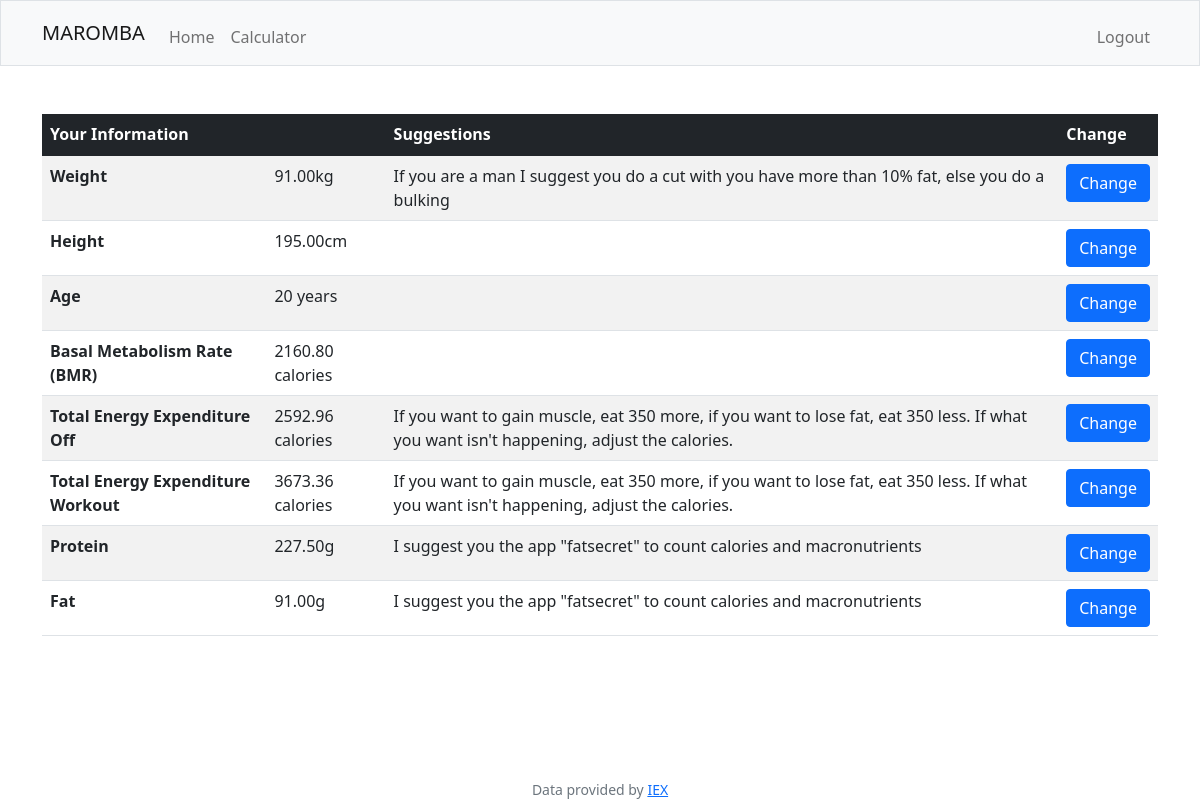
Screenshot of / (signed in) with the database file from the repository.
### app/models/tables.py (models this page shows, shortened)
class Info(db.Model, UserMixin):
    __tablename__ = "infos"
    id = db.Column(db.Integer, primary_key=True, unique=True, nullable=False)
    height = db.Column(db.Float, nullable=False)
    weight = db.Column(db.Float, nullable=False)
    age = db.Column(db.Integer, nullable=False)
    gender = db.Column(db.String(1), nullable=False)
    tmb = db.Column(db.Integer, nullable=False)
    get_workout = db.Column(db.Integer, nullable=False)
    get_off = db.Column(db.Integer, nullable=False)
    protein = db.Column(db.Float, nullable=False)
    fat = db.Column(db.Float, nullable=False)
    user_id = db.Column(db.Integer, db.ForeignKey("users.id"), unique=True, nullable=False)
    user = db.relationship("User", foreign_keys=user_id)

### app/controllers/default.py (the view, shortened to what this page needs)
@app.route("/", methods=["GET", "POST"])
@login_required
def index():
    user_info = Info.query.filter_by(user_id=current_user.id).first()
    return render_template("index.html", info=user_info)

### app/controllers/default.py (called while the page is built)
@lm.user_loader
def load_user(id):
    return User.query.filter_by(id=id).first()

### app/models/tables.py (called while the page is built)
    @property
    def is_authenticated(self):
        return True

### app/templates/index.html (shortened to what this page needs)
{% extends "layout.html" %}
{% block main %}
    <table class="table table-striped text-start">
        <thead class="table-dark">
            <tr>
                <th scope="col">Your Information</th>
                <th scope="col"></th>
                <th scope="col">Suggestions</th>
                <th scope="col">Change</th>
            </tr>
        </thead>
        {% if info %}
            <tbody>
                <tr>
                    <th scope="row">Weight</th>
                    <td>{{ "%.2f"|format(info.weight) }}kg</td>
                    <td>If you are a man I suggest you do a cut with you have more than 10% fat, else you do a bulking</td>
                    <td id='change_weight'><button type="button" class="btn btn-primary" id="button_weight">Change</button></td>
                </tr>
                <tr>
                    <th scope="row">Height</th>
                    <td>{{ "%.2f"|format(info.height) }}cm</td>
                    <td></td>
                    <td id='change_height'><button type="button" class="btn btn-primary" id="button_height">Change</button></td>
                </tr>
                <tr>
                    <th scope="row">Age</th>
                    <td>{{ info.age }} years</td>
                    <td></td>
                    <td id='change_age'><button type="button" class="btn btn-primary" id="button_age">Change</button></td>
                </tr>
                <tr>
                    <th scope="row">Basal Metabolism Rate (BMR)</th>
                    <td>{{ "%.2f"|format(info.tmb) }} calories</td>
                    <td></td>
                    <td id='change_tmb'><button type="button" class="btn btn-primary" id="button_tmb">Change</button></td>
                </tr>
                <tr>
                    <th scope="row">Total Energy Expenditure Off</th>
                    <td>{{ "%.2f"|format(info.get_off) }} calories</td>
                    <td>If you want to gain muscle, eat 350 more, if you want to lose fat, eat 350 less. If what you want isn't happening, adjust the calories.</td>
                    <td id='change_get_off'><button type="button" class="btn btn-primary" id="button_get_off">Change</button></td>
                </tr>
                <tr>
                    <th scope="row">Total Energy Expenditure Workout</th>
                    <td>{{ "%.2f"|format(info.get_workout) }} calories</td>
                    <td>If you want to gain muscle, eat 350 more, if you want to lose fat, eat 350 less. If what you want isn't happening, adjust the calories.</td>
                    <td id='change_get_workout'><button type="button" class="btn btn-primary" id="button_get_workout">Change</button></td>
                </tr>
                <tr>
                    <th scope="row">Protein</th>
                    <td>{{ "%.2f"|format(info.protein) }}g</td>
                    <td>I suggest you the app "fatsecret" to count calories and macronutrients</td>
                    <td id='change_protein'><button type="button" class="btn btn-primary" id="button_protein">Change</button></td>
                </tr>
                <tr>
                    <th scope="row">Fat</th>
                    <td>{{ "%.2f"|format(info.fat) }}g</td>
                    <td>I suggest you the app "fatsecret" to count calories and macronutrients</td>
                    <td id='change_fat'><button type="button" class="btn btn-primary" id="button_fat">Change</button></td>
                </tr>
            </tbody>
        {% else %}
            <h1>Go to calculator first</h1>
        {% endif %}
    </table>
{% endblock %}

### rows the page displays
Info: weight "91.00", height "195.00", age "20", tmb "2160.80", get_off "2592.96", get_workout "3673.36", protein "227.50", fat "91.00"
